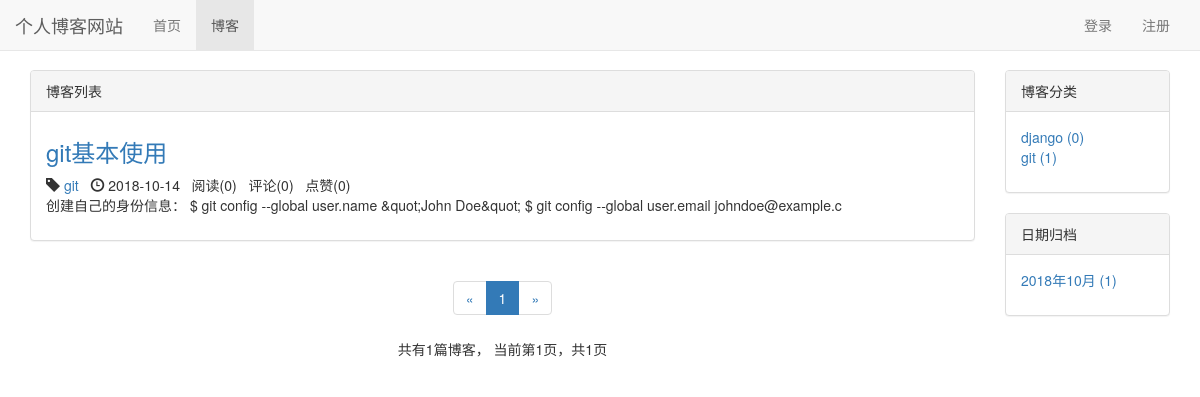
Screenshot of /blog/ with the database file from the repository.
### blog/models.py (models this page shows, shortened)
class Blog(models.Model, ReadNumExpandMethod):
    title = models.CharField(max_length=50)
    blog_type = models.ForeignKey(BlogType, on_delete=models.CASCADE)
    content = RichTextUploadingField()
    author = models.ForeignKey(User, on_delete=models.CASCADE)
    read_details = GenericRelation(ReadDetail)
    created_time = models.DateTimeField(auto_now_add=True)
    last_updated_time = models.DateTimeField(auto_now=True)
    class Meta:
        ordering = ['-created_time']

class BlogType(models.Model):
    type_name = models.CharField(max_length=15, default='git')
    def __str__(self):
        return self.type_name

### likes/models.py (models this page shows)
class LikeCount(models.Model):
    content_type = models.ForeignKey(ContentType, on_delete=models.CASCADE)
    object_id = models.PositiveIntegerField()
    content_object = GenericForeignKey('content_type', 'object_id')
    liked_num = models.IntegerField(default=0)

### blog/views.py (the view)
# urls.py: path('', views.blog_list, name='blog_list'),
def blog_list(request):
    blogs_all_list = Blog.objects.all()
    context = get_blog_list_common_data(request, blogs_all_list)
    return render(request, 'blog/blog_list.html', context)

### comment/templatetags/comment_tags.py (called while the page is built)
@register.simple_tag
def get_comment_count(obj):
    content_type = ContentType.objects.get_for_model(obj)
    return Comment.objects.filter(content_type=content_type, object_id=obj.pk).count()

### likes/templatetags/likes_tags.py (called while the page is built)
@register.simple_tag
def get_like_count(obj):
    content_type = ContentType.objects.get_for_model(obj)
    like_count, created = LikeCount.objects.get_or_create(content_type=content_type, object_id=obj.pk)
    return like_count.liked_num

### read_statistics/models.py (called while the page is built)
    def get_read_num(self):
        try:
            ct = ContentType.objects.get_for_model(self)
            readnum = ReadNum.objects.get(content_type=ct, object_id=self.pk)
            return readnum.read_num
        except exceptions.ObjectDoesNotExist:
            return 0

### user/context_processors.py (called while the page is built)
def login_modal_form(request):
    return {'login_modal_form': LoginForm()}

### blog/templates/blog/blog_list.html (shortened to what this page needs)
{% extends 'base.html' %}
{% block nav_blog_active %}active{% endblock %}
{% load staticfiles %}
{% load comment_tags %}
{% load likes_tags %}
{% block header_extends %}
    <link rel="stylesheet" href="{% static 'blog/blog.css' %}">
{% endblock %}
{% block content %}
    <div class="container">
        <div class="row">
            <div class="col-xs-12 col-sm-8 col-md-9 col-lg-10">
                <div class="panel panel-default">
                    <div class="panel-heading">{% block blog_list_title %}博客列表{% endblock %}</div>
                    <div class="panel-body">
                        {% for blog in blogs %}
                            <div class="blog">
                                <h3><a href="{% url 'blog_detail' blog.pk %}">{{ blog.title }}</a></h3>
                                <p class="blog-info">
                                    <span class="glyphicon glyphicon-tag"></span> <a href="{% url 'blogs_with_type' blog.blog_type.pk %}">{{ blog.blog_type }}</a>&nbsp;&nbsp;
                                    <span class="glyphicon glyphicon-time"></span> {{ blog.created_time|date:"Y-m-d" }}&nbsp;&nbsp;
                                    阅读({{ blog.get_read_num }})&nbsp;&nbsp;
                                    评论({% get_comment_count blog %})&nbsp;&nbsp;
                                    点赞({% get_like_count blog %})
                                </p>
                                <p>{{ blog.content|striptags|truncatechars:120 }}</p>
                            </div>
                        {% empty %}
                            <div class="blog">
                                <h3>暂无博客，敬请期待</h3>
                            </div>
                        {% endfor %}
                    </div>
                </div>
                <div class="paginator">
                    <ul class="pagination">
                        <li>
                            {% if page_of_blogs.has_previous %}
                                <a href="?page={{ page_of_blogs.previous_page_number }}" aria-label="Previous">
                                    <span aria-hidden="true">&laquo;</span>
                                </a>
                            {% else %}
                                <span aria-hidden="true">&laquo;</span>
                            {% endif %}
                        </li>
                        {% for page_num in page_range %}
                            {% if page_num == page_of_blogs.number %}
                                <li class="active"><span>{{ page_num }}</span></li>
                            {% else %}
                                {% if page_num == '...' %}
                                    <li><span>{{ page_num }}</span></li>
                                {% else %}
                                    <li><a href="?page={{ page_num }}">{{ page_num }}</a></li>
                                {% endif %}
                            {% endif %}
                        {% endfor %}
                        <li>
                            {% if page_of_blogs.has_next %}
                                <a href="?page={{ page_of_blogs.next_page_number }}" aria-label="Next">
                                    <span aria-hidden="true">&raquo;</span>
                                </a>
                            {% else %}
                                <span aria-hidden="true">&raquo;</span>
                            {% endif %}
                        </li>
                    </ul>
                    <p>
                        共有{{ page_of_blogs.paginator.count }}篇博客，
                        当前第{{ page_of_blogs.number }}页，共{{ page_of_blogs.paginator.num_pages }}页
                    </p>
                </div>
            </div>
            <div class="hidden-xs col-sm-4 col-md-3 col-lg-2">
                <div class="panel panel-default">
                    <div class="panel-heading">博客分类</div>
                    <div class="panel-body">
                        <ul class="blog-types">
                            {% for blog_type in blog_types %}
                                <li>
                                    <a href="{% url 'blogs_with_type' blog_type.pk %}">
                                        {{ blog_type.type_name }} ({{ blog_type.blog_count }})
                                    </a>
                                </li>
                            {% empty %}
                                <li>暂无分类</li>
                            {% endfor %}
                        </ul>
                    </div>
                </div>
                <div class="panel panel-default">
                    <div class="panel-heading">日期归档</div>
                    <div class="panel-body">
                        <ul>
                            {% for blog_date, blog_count in blog_dates.items %}
                                <li>
                                    <a href="{% url 'blogs_with_date' blog_date.year blog_date.month %}">
                                        {{ blog_date|date:"Y年m月" }} ({{ blog_count }})
                                    </a>
                                </li>
                            {% endfor %}
                        </ul>
                    </div>
                </div>
            </div>
        </div>
    </div>
{% endblock %}

### templates/base.html (shortened to what this page needs)
{% load staticfiles %}
<!DOCTYPE html>
<html lang="zh-CN">
<head>
    <link rel="stylesheet" href="{% static 'base.css' %}">
    <link rel="stylesheet" href="{% static 'bootstrap-3.3.7/css/bootstrap.min.css' %}">
    {% block header_extends %}{% endblock %}
</head>
<body>
    <div class="navbar navbar-default navbar-fixed-top" role="navigation">
        <div class="container-fluid">
            <div class="navbar-header">
                <a class="navbar-brand" href="{% url 'home' %}">个人博客网站</a>
            </div>
            <div id="navbar-collapse" class="collapse navbar-collapse">
                <ul class="nav navbar-nav">
                    <li class="{% block nav_home_active %}{% endblock %}">
                        <a href="{% url 'home' %}">首页</a>
                    </li>
                    <li class="{% block nav_blog_active %}{% endblock %}">
                        <a href="{% url 'blog_list' %}">博客</a>
                    </li>
                </ul>
                <ul class="nav navbar-nav navbar-right">
                    {% if not user.is_authenticated %}
                        <li>
                            <a href="{% url 'login' %}?from={{ request.get_full_path }}">登录</a>
                        </li>
                        <li>
                            <a href="{% url 'register' %}?from={{ request.get_full_path }}">注册</a>
                        </li>
                    {% endif %}
                </ul>
            </div>
        </div>
    </div>
    {% block content %}{% endblock %}
</body>
</html>

### static/base.css (style rules this page uses)
* { margin: 0; padding: 0; }
body { margin-top: 70px!important; }
ul { list-style-type: none!important; }
ul.navbar-right { margin-right: 0; }

### blog/static/blog/blog.css (style rules this page uses)
ul.blog-types { list-style-type: none; }
div.blog h3 { margin-top: 0.5em; }
div.blog p.blog-info { margin-bottom: 0; }
div.paginator { text-align: center; }

### rows the page displays
Blog: title "git基本使用", blog_type "git", created_time "2018-10-14", get_read_num "0", id "0", id.liked_num "0", content "创建自己的身份信息： $ git config --global user.name &quot;John Doe&quot; $ git config --global user.email johndoe@example.c"
BlogType: type_name "django", blog_count "0"
BlogType: type_name "git", blog_count "1"

### other values shown
{{ page_num }} "1"
{{ page_of_blogs.paginator.count }} "1"
{{ page_of_blogs.number }} "1"
{{ page_of_blogs.paginator.num_pages }} "1"
{{ blog_date|date:"Y年m月" }} "2018年10月"
{{ blog_count }} "1"
